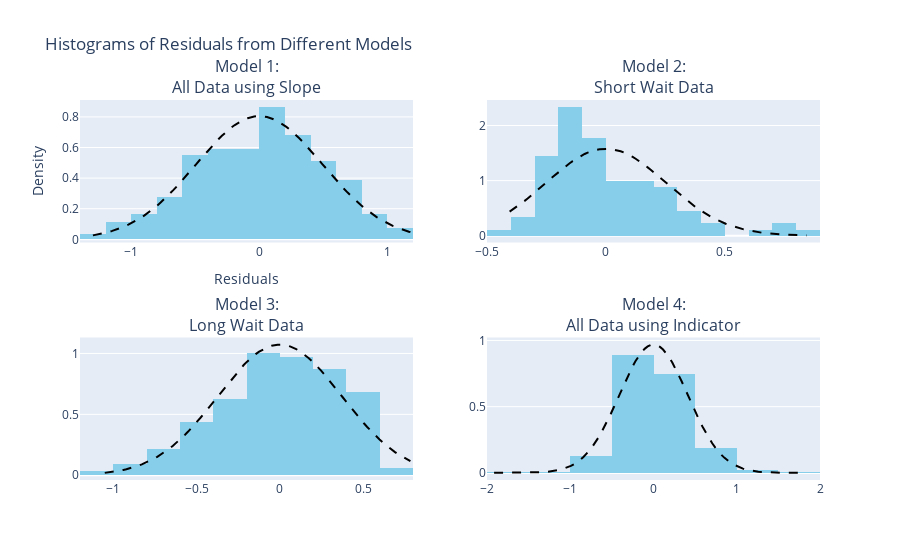

Source (notebook cell):
### Markdown cell above
Moddel Change:
The previous models directly used waiting time (waiting) as a continuous variable to predict eruption duration (duration), assuming a linear relationship between the two.
The new model uses a binary indicator variable, kind, to differentiate between "short" and "long" wait times. It encodes the kind variable as a categorical variable, with short as the reference group. This allows us to test for average differences between the two categories instead of looking at the linear influence of waiting time on duration.

Big Picture" Differences:
The previous models focused on the impact of waiting time as a continuous variable on eruption duration, useful for understanding how incremental changes in waiting time affect duration.
The new model, on the other hand, focuses on the average difference between the two categories (short and long). This approach is particularly useful when we’re interested in understanding group-level differences rather than the specific value of waiting time. It is also appropriate if there is no clear linear relationship, as it allows for a direct comparison between the two categories.

Null Hypothesis and Statistical Test:
Null Hypothesis: The null hypothesis in the new model is that there is "no average difference between the groups." Specifically, it assumes that the mean eruption durations for the "short" and "long" groups are the same, which means β contrast=0.
The p-value for C(kind, Treatment(reference="short"))[T.long] is 0.000, indicating a highly significant difference between the "short" and "long" groups. Therefore, we can reject the null hypothesis of "no difference between groups," suggesting that there is a significant difference in mean eruption duration between the "short" and "long" wait time groups.

### Code cell
#（12）：
from plotly.subplots import make_subplots
import plotly.graph_objects as go
from scipy import stats
import numpy as np
import statsmodels.formula.api as smf
import seaborn as sns
import pandas as pd

# Load the Old Faithful Geyser dataset
old_faithful = sns.load_dataset('geyser')

# Define a new categorical variable 'kind' based on wait times
old_faithful['kind'] = np.where(old_faithful['waiting'] < 68, 'short', 'long')

# Model 1: Using all data with waiting time as a continuous predictor
model1 = smf.ols('duration ~ waiting', data=old_faithful).fit()
residuals1 = model1.resid

# Model 2: Using only short wait times
short_wait = old_faithful[old_faithful['waiting'] < 64]
model2 = smf.ols('duration ~ waiting', data=short_wait).fit()
residuals2 = model2.resid

# Model 3: Using only long wait times
long_wait = old_faithful[old_faithful['waiting'] > 71]
model3 = smf.ols('duration ~ waiting', data=long_wait).fit()
residuals3 = model3.resid

# Model 4: Using all data with an indicator variable 'kind'
model4 = smf.ols('duration ~ C(kind, Treatment(reference="short"))', data=old_faithful).fit()
residuals4 = model4.resid

# Dictionary to store residuals for each model
model_residuals = {
    'Model 1:<br>All Data using Slope': residuals1,
    'Model 2:<br>Short Wait Data': residuals2,
    'Model 3:<br>Long Wait Data': residuals3,
    'Model 4:<br>All Data using Indicator': residuals4
}

# Create subplots
fig = make_subplots(rows=2, cols=2, subplot_titles=list(model_residuals.keys()))

# Plot histograms with normal distribution curve
for i, (title, resid) in enumerate(model_residuals.items()):
    # Compute normal range for comparison line
    normal_range = np.linspace(resid.min(), resid.max(), 100)
    normal_dist = stats.norm(loc=resid.mean(), scale=resid.std()).pdf(normal_range)
    
    # Determine subplot position
    row = int(i / 2) + 1
    col = (i % 2) + 1
    
    # Add histogram
    fig.add_trace(go.Histogram(x=resid, name=title, histnorm='probability density', 
                               marker=dict(color='skyblue'), nbinsx=15), row=row, col=col)
    
    # Add normal distribution line
    fig.add_trace(go.Scatter(x=normal_range, y=normal_dist, mode='lines', 
                             name="Normal Distribution", line=dict(color='black', dash='dash')), 
                  row=row, col=col)

# Update layout
fig.update_layout(title_text="Histograms of Residuals from Different Models", showlegend=False,
                  xaxis_title="Residuals", yaxis_title="Density")

fig.show()

### Figure 1 — Plotly figure (JSON) as saved in the notebook; plotly's stock layout.template omitted (floating-point values rounded to 4 significant figures; data arrays with more than 128 entries replaced by an {"elided": "..."} marker saying what was removed)
{"data": [{"histnorm": "probability density", "marker": {"color": "skyblue"}, "name": "Model 1:<br>All Data using Slope", "nbinsx": 15, "type": "histogram", "x": {"elided": "272 float values"}, "xaxis": "x", "yaxis": "y"}, {"line": {"color": "black", "dash": "dash"}, "mode": "lines", "name": "Normal Distribution", "type": "scatter", "x": [-1.299, -1.274, -1.249, -1.224, -1.198, -1.173, -1.148, -1.123, -1.098, -1.073, -1.047, -1.022, -0.9971, -0.9719, -0.9467, -0.9215, -0.8964, -0.8712, -0.846, -0.8208, -0.7956, -0.7705, -0.7453, -0.7201, -0.6949, -0.6698, -0.6446, -0.6194, -0.5942, -0.5691, -0.5439, -0.5187, -0.4935, -0.4684, -0.4432, -0.418, -0.3928, -0.3676, -0.3425, -0.3173, -0.2921, -0.2669, -0.2418, -0.2166, -0.1914, -0.1662, -0.1411, -0.1159, -0.0907, -0.06553, -0.04035, -0.01518, 0.01, 0.03518, 0.06035, 0.08553, 0.1107, 0.1359, 0.1611, 0.1862, 0.2114, 0.2366, 0.2618, 0.2869, 0.3121, 0.3373, 0.3625, 0.3876, 0.4128, 0.438, 0.4632, 0.4884, 0.5135, 0.5387, 0.5639, 0.5891, 0.6142, 0.6394, 0.6646, 0.6898, 0.7149, 0.7401, 0.7653, 0.7905, 0.8156, 0.8408, 0.866, 0.8912, 0.9164, 0.9415, 0.9667, 0.9919, 1.017, 1.042, 1.067, 1.093, 1.118, 1.143, 1.168, 1.193], "xaxis": "x", "y": [0.02592, 0.02957, 0.03365, 0.0382, 0.04325, 0.04883, 0.055, 0.06179, 0.06924, 0.07739, 0.08627, 0.09593, 0.1064, 0.1177, 0.1298, 0.1429, 0.1568, 0.1717, 0.1875, 0.2042, 0.2219, 0.2404, 0.2598, 0.2801, 0.3012, 0.323, 0.3455, 0.3686, 0.3923, 0.4164, 0.4408, 0.4655, 0.4903, 0.5151, 0.5397, 0.564, 0.588, 0.6113, 0.634, 0.6558, 0.6766, 0.6963, 0.7147, 0.7317, 0.7471, 0.7609, 0.773, 0.7833, 0.7916, 0.798, 0.8023, 0.8046, 0.8048, 0.8029, 0.799, 0.7931, 0.7851, 0.7753, 0.7636, 0.7501, 0.735, 0.7183, 0.7002, 0.6808, 0.6602, 0.6386, 0.6161, 0.5928, 0.569, 0.5447, 0.5201, 0.4954, 0.4706, 0.4459, 0.4214, 0.3972, 0.3734, 0.3502, 0.3276, 0.3056, 0.2844, 0.2639, 0.2443, 0.2256, 0.2078, 0.1909, 0.1749, 0.1598, 0.1457, 0.1325, 0.1201, 0.1086, 0.09801, 0.08819, 0.07915, 0.07086, 0.06327, 0.05635, 0.05005, 0.04435], "yaxis": "y"}, {"histnorm": "probability density", "marker": {"color": "skyblue"}, "name": "Model 2:<br>Short Wait Data", "nbinsx": 15, "type": "histogram", "x": [-0.2276, 0.1645, 0.8441, -0.04348, -0.1946, -0.198, 0.1622, -0.3685, -0.4048, -0.1935, -0.198, -0.07193, 0.01216, -0.09239, -0.2514, -0.19, -0.323, 0.0838, -0.08438, -0.1946, -0.2946, 0.1486, -0.2094, -0.2787, -0.08329, -0.1355, -0.07874, 0.2076, 0.1043, -0.1151, -0.2968, -0.1265, 0.3645, 0.1292, -0.08102, -0.2218, 0.2156, -0.3844, 0.3349, -0.2674, 0.6008, -0.08329, -0.0083, 0.2281, -0.0583, 0.7497, -0.1037, -0.1105, 0.0168, 0.1373, -0.1014, 0.04625, -0.2162, -0.2162, 0.2747, -0.07301, 0.2372, -0.07184, -0.05375, 0.02135, 0.4349, -0.1559, 0.03952, -0.1037, 0.1441, -0.2287, 0.2565, 0.004261, -0.1492, -0.1537, -0.03775, -0.1038, 0.3838, -0.03893, -0.1151, -0.2776, 0.3894, 0.2349, -0.1446, -0.1776, 0.402, 0.7702, 0.02135, 0.1724, -0.05029, -0.223, 0.08043, 0.1543, 0.2133, -0.1197], "xaxis": "x2", "yaxis": "y2"}, {"line": {"color": "black", "dash": "dash"}, "mode": "lines", "name": "Normal Distribution", "type": "scatter", "x": [-0.4048, -0.3922, -0.3796, -0.367, -0.3544, -0.3418, -0.3291, -0.3165, -0.3039, -0.2913, -0.2787, -0.2661, -0.2535, -0.2408, -0.2282, -0.2156, -0.203, -0.1904, -0.1778, -0.1651, -0.1525, -0.1399, -0.1273, -0.1147, -0.1021, -0.08946, -0.07684, -0.06423, -0.05161, -0.039, -0.02638, -0.01376, -0.001149, 0.01147, 0.02408, 0.0367, 0.04931, 0.06193, 0.07454, 0.08716, 0.09977, 0.1124, 0.125, 0.1376, 0.1502, 0.1628, 0.1755, 0.1881, 0.2007, 0.2133, 0.2259, 0.2385, 0.2512, 0.2638, 0.2764, 0.289, 0.3016, 0.3142, 0.3268, 0.3395, 0.3521, 0.3647, 0.3773, 0.3899, 0.4025, 0.4152, 0.4278, 0.4404, 0.453, 0.4656, 0.4782, 0.4908, 0.5035, 0.5161, 0.5287, 0.5413, 0.5539, 0.5665, 0.5792, 0.5918, 0.6044, 0.617, 0.6296, 0.6422, 0.6548, 0.6675, 0.6801, 0.6927, 0.7053, 0.7179, 0.7305, 0.7432, 0.7558, 0.7684, 0.781, 0.7936, 0.8062, 0.8188, 0.8315, 0.8441], "xaxis": "x2", "y": [0.4377, 0.4735, 0.511, 0.5501, 0.5907, 0.6327, 0.676, 0.7205, 0.7661, 0.8124, 0.8595, 0.907, 0.9547, 1.002, 1.05, 1.097, 1.143, 1.189, 1.233, 1.275, 1.316, 1.354, 1.39, 1.424, 1.455, 1.483, 1.507, 1.528, 1.546, 1.56, 1.57, 1.576, 1.578, 1.577, 1.571, 1.562, 1.549, 1.532, 1.511, 1.487, 1.46, 1.43, 1.397, 1.361, 1.323, 1.283, 1.24, 1.197, 1.152, 1.105, 1.059, 1.011, 0.9634, 0.9156, 0.8681, 0.821, 0.7745, 0.7288, 0.6841, 0.6405, 0.5982, 0.5574, 0.518, 0.4802, 0.4441, 0.4096, 0.3769, 0.346, 0.3168, 0.2893, 0.2636, 0.2395, 0.2171, 0.1963, 0.1771, 0.1593, 0.143, 0.128, 0.1143, 0.1019, 0.09051, 0.08023, 0.07093, 0.06256, 0.05504, 0.04831, 0.04229, 0.03693, 0.03217, 0.02795, 0.02423, 0.02095, 0.01807, 0.01554, 0.01334, 0.01142, 0.009749, 0.008304, 0.007055, 0.00598], "yaxis": "y2"}, {"histnorm": "probability density", "marker": {"color": "skyblue"}, "name": "Model 3:<br>Long Wait Data", "nbinsx": 15, "type": "histogram", "x": {"elided": "160 float values"}, "xaxis": "x3", "yaxis": "y3"}, {"line": {"color": "black", "dash": "dash"}, "mode": "lines", "name": "Normal Distribution", "type": "scatter", "x": [-1.051, -1.033, -1.014, -0.9956, -0.977, -0.9585, -0.94, -0.9214, -0.9029, -0.8843, -0.8658, -0.8472, -0.8287, -0.8102, -0.7916, -0.7731, -0.7545, -0.736, -0.7174, -0.6989, -0.6804, -0.6618, -0.6433, -0.6247, -0.6062, -0.5876, -0.5691, -0.5506, -0.532, -0.5135, -0.4949, -0.4764, -0.4578, -0.4393, -0.4208, -0.4022, -0.3837, -0.3651, -0.3466, -0.328, -0.3095, -0.291, -0.2724, -0.2539, -0.2353, -0.2168, -0.1983, -0.1797, -0.1612, -0.1426, -0.1241, -0.1055, -0.087, -0.06845, -0.04991, -0.03137, -0.01283, 0.005716, 0.02426, 0.0428, 0.06134, 0.07989, 0.09843, 0.117, 0.1355, 0.1541, 0.1726, 0.1911, 0.2097, 0.2282, 0.2468, 0.2653, 0.2839, 0.3024, 0.3209, 0.3395, 0.358, 0.3766, 0.3951, 0.4137, 0.4322, 0.4507, 0.4693, 0.4878, 0.5064, 0.5249, 0.5434, 0.562, 0.5805, 0.5991, 0.6176, 0.6362, 0.6547, 0.6732, 0.6918, 0.7103, 0.7289, 0.7474, 0.766, 0.7845], "xaxis": "x3", "y": [0.01979, 0.02276, 0.0261, 0.02987, 0.03409, 0.0388, 0.04407, 0.04992, 0.05641, 0.06358, 0.07149, 0.08018, 0.08971, 0.1001, 0.1115, 0.1238, 0.1371, 0.1515, 0.167, 0.1836, 0.2014, 0.2204, 0.2405, 0.2618, 0.2843, 0.308, 0.3328, 0.3587, 0.3857, 0.4137, 0.4426, 0.4724, 0.5029, 0.534, 0.5657, 0.5977, 0.6301, 0.6625, 0.6948, 0.7269, 0.7587, 0.7898, 0.8202, 0.8496, 0.8779, 0.9049, 0.9304, 0.9543, 0.9763, 0.9964, 1.014, 1.03, 1.043, 1.054, 1.063, 1.069, 1.072, 1.072, 1.07, 1.065, 1.058, 1.048, 1.035, 1.021, 1.004, 0.9843, 0.9629, 0.9398, 0.9149, 0.8884, 0.8606, 0.8316, 0.8015, 0.7707, 0.7392, 0.7072, 0.6749, 0.6425, 0.6101, 0.5779, 0.5461, 0.5147, 0.484, 0.4539, 0.4247, 0.3963, 0.3689, 0.3426, 0.3174, 0.2933, 0.2703, 0.2485, 0.2279, 0.2085, 0.1903, 0.1733, 0.1573, 0.1425, 0.1288, 0.1161], "yaxis": "y3"}, {"histnorm": "probability density", "marker": {"color": "skyblue"}, "name": "Model 4:<br>All Data using Indicator", "nbinsx": 15, "type": "histogram", "x": {"elided": "272 float values"}, "xaxis": "x4", "yaxis": "y4"}, {"line": {"color": "black", "dash": "dash"}, "mode": "lines", "name": "Normal Distribution", "type": "scatter", "x": [-1.915, -1.878, -1.841, -1.804, -1.767, -1.73, -1.693, -1.657, -1.62, -1.583, -1.546, -1.509, -1.472, -1.435, -1.398, -1.361, -1.324, -1.288, -1.251, -1.214, -1.177, -1.14, -1.103, -1.066, -1.029, -0.9923, -0.9554, -0.9185, -0.8816, -0.8447, -0.8078, -0.7709, -0.734, -0.6971, -0.6602, -0.6233, -0.5863, -0.5494, -0.5125, -0.4756, -0.4387, -0.4018, -0.3649, -0.328, -0.2911, -0.2542, -0.2173, -0.1804, -0.1435, -0.1066, -0.06968, -0.03277, 0.004133, 0.04104, 0.07794, 0.1148, 0.1518, 0.1887, 0.2256, 0.2625, 0.2994, 0.3363, 0.3732, 0.4101, 0.447, 0.4839, 0.5208, 0.5577, 0.5946, 0.6315, 0.6684, 0.7053, 0.7422, 0.7791, 0.816, 0.8529, 0.8899, 0.9268, 0.9637, 1.001, 1.037, 1.074, 1.111, 1.148, 1.185, 1.222, 1.259, 1.296, 1.333, 1.37, 1.407, 1.443, 1.48, 1.517, 1.554, 1.591, 1.628, 1.665, 1.702, 1.739], "xaxis": "x4", "y": [1.963e-05, 2.965e-05, 4.443e-05, 6.604e-05, 9.739e-05, 0.0001425, 0.0002068, 0.0002976, 0.0004251, 0.0006022, 0.0008463, 0.00118, 0.001632, 0.002238, 0.003046, 0.004113, 0.005508, 0.007317, 0.009644, 0.01261, 0.01635, 0.02104, 0.02685, 0.03399, 0.04269, 0.05319, 0.06574, 0.08061, 0.09804, 0.1183, 0.1416, 0.1681, 0.198, 0.2313, 0.2681, 0.3083, 0.3516, 0.3979, 0.4466, 0.4972, 0.5492, 0.6018, 0.6542, 0.7054, 0.7545, 0.8006, 0.8427, 0.88, 0.9115, 0.9367, 0.9548, 0.9655, 0.9685, 0.9637, 0.9514, 0.9316, 0.905, 0.8721, 0.8337, 0.7906, 0.7437, 0.694, 0.6425, 0.59, 0.5375, 0.4858, 0.4355, 0.3873, 0.3417, 0.299, 0.2596, 0.2236, 0.191, 0.1619, 0.1361, 0.1135, 0.0939, 0.07706, 0.06274, 0.05067, 0.0406, 0.03227, 0.02544, 0.0199, 0.01544, 0.01188, 0.009072, 0.006871, 0.005163, 0.003848, 0.002845, 0.002087, 0.001518, 0.001096, 0.0007847, 0.0005574, 0.0003927, 0.0002745, 0.0001903, 0.0001309], "yaxis": "y4"}], "layout": {"annotations": [{"font": {"size": 16}, "showarrow": false, "text": "Model 1:<br>All Data using Slope", "x": 0.225, "xanchor": "center", "xref": "paper", "y": 1, "yanchor": "bottom", "yref": "paper"}, {"font": {"size": 16}, "showarrow": false, "text": "Model 2:<br>Short Wait Data", "x": 0.775, "xanchor": "center", "xref": "paper", "y": 1, "yanchor": "bottom", "yref": "paper"}, {"font": {"size": 16}, "showarrow": false, "text": "Model 3:<br>Long Wait Data", "x": 0.225, "xanchor": "center", "xref": "paper", "y": 0.375, "yanchor": "bottom", "yref": "paper"}, {"font": {"size": 16}, "showarrow": false, "text": "Model 4:<br>All Data using Indicator", "x": 0.775, "xanchor": "center", "xref": "paper", "y": 0.375, "yanchor": "bottom", "yref": "paper"}], "showlegend": false, "title": {"text": "Histograms of Residuals from Different Models"}, "xaxis": {"anchor": "y", "domain": [0, 0.45], "title": {"text": "Residuals"}}, "xaxis2": {"anchor": "y2", "domain": [0.55, 1]}, "xaxis3": {"anchor": "y3", "domain": [0, 0.45]}, "xaxis4": {"anchor": "y4", "domain": [0.55, 1]}, "yaxis": {"anchor": "x", "domain": [0.625, 1], "title": {"text": "Density"}}, "yaxis2": {"anchor": "x2", "domain": [0.625, 1]}, "yaxis3": {"anchor": "x3", "domain": [0, 0.375]}, "yaxis4": {"anchor": "x4", "domain": [0, 0.375]}}}
